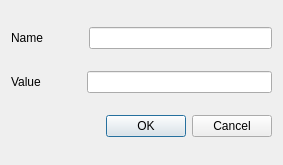
<?xml version="1.0" encoding="UTF-8"?>
<ui version="4.0">
 <class>DeviceDataDialog</class>
 <widget class="QDialog" name="DeviceDataDialog">
  <property name="geometry">
   <rect>
    <x>0</x>
    <y>0</y>
    <width>283</width>
    <height>165</height>
   </rect>
  </property>
  <property name="font">
   <font>
    <pointsize>9</pointsize>
   </font>
  </property>
  <property name="windowTitle">
   <string>Send device data</string>
  </property>
  <layout class="QVBoxLayout" name="verticalLayout">
   <item>
    <layout class="QHBoxLayout" name="horizontalLayout">
     <item>
      <widget class="QLabel" name="label">
       <property name="text">
        <string>Name</string>
       </property>
      </widget>
     </item>
     <item>
      <spacer name="horizontalSpacer">
       <property name="orientation">
        <enum>Qt::Horizontal</enum>
       </property>
       <property name="sizeType">
        <enum>QSizePolicy::Maximum</enum>
       </property>
       <property name="sizeHint" stdset="0">
        <size>
         <width>40</width>
         <height>20</height>
        </size>
       </property>
      </spacer>
     </item>
     <item>
      <widget class="QLineEdit" name="nameEdit"/>
     </item>
    </layout>
   </item>
   <item>
    <layout class="QHBoxLayout" name="horizontalLayout_2">
     <item>
      <widget class="QLabel" name="label_2">
       <property name="text">
        <string>Value</string>
       </property>
      </widget>
     </item>
     <item>
      <spacer name="horizontalSpacer_2">
       <property name="orientation">
        <enum>Qt::Horizontal</enum>
       </property>
       <property name="sizeType">
        <enum>QSizePolicy::Maximum</enum>
       </property>
       <property name="sizeHint" stdset="0">
        <size>
         <width>40</width>
         <height>20</height>
        </size>
       </property>
      </spacer>
     </item>
     <item>
      <widget class="QLineEdit" name="valueEdit"/>
     </item>
    </layout>
   </item>
   <item>
    <widget class="QDialogButtonBox" name="buttonBox">
     <property name="orientation">
      <enum>Qt::Horizontal</enum>
     </property>
     <property name="standardButtons">
      <set>QDialogButtonBox::Cancel|QDialogButtonBox::Ok</set>
     </property>
    </widget>
   </item>
  </layout>
 </widget>
 <resources/>
 <connections>
  <connection>
   <sender>buttonBox</sender>
   <signal>accepted()</signal>
   <receiver>DeviceDataDialog</receiver>
   <slot>accept()</slot>
   <hints>
    <hint type="sourcelabel">
     <x>248</x>
     <y>254</y>
    </hint>
    <hint type="destinationlabel">
     <x>157</x>
     <y>274</y>
    </hint>
   </hints>
  </connection>
  <connection>
   <sender>buttonBox</sender>
   <signal>rejected()</signal>
   <receiver>DeviceDataDialog</receiver>
   <slot>reject()</slot>
   <hints>
    <hint type="sourcelabel">
     <x>316</x>
     <y>260</y>
    </hint>
    <hint type="destinationlabel">
     <x>286</x>
     <y>274</y>
    </hint>
   </hints>
  </connection>
 </connections>
</ui>
